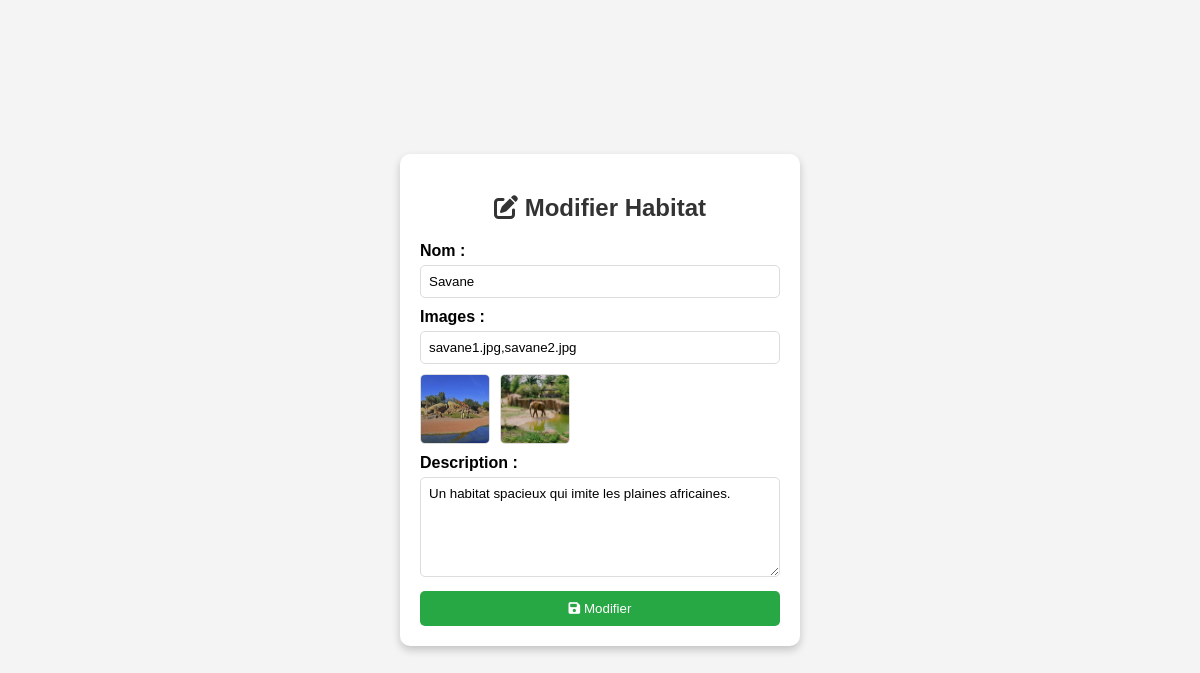
/Crud_habitats/modifier.php?id=1, run on the app's committed database.
### tables this page shows
CREATE TABLE `habitats` (
  `id` int(11) NOT NULL,
  `nom` varchar(100) NOT NULL,
  `images` longtext NOT NULL CHECK (json_valid(`images`)),
  `description` text NOT NULL
);

### Crud_habitats/modifier.php (the view, shortened to what this page needs)
<?php
require_once '../config/config_unv.php';
if (isset($_GET["id"])) {
    $id = $_GET["id"];
    $stmt = $pdo->prepare("SELECT * FROM habitats WHERE id = ?");
    $stmt->execute([$id]);
    $habitat = $stmt->fetch(PDO::FETCH_ASSOC);
}
?>
<!DOCTYPE html>
<html lang="fr">
<head>
    <link rel="stylesheet" href="https://cdnjs.cloudflare.com/ajax/libs/font-awesome/6.4.0/css/all.min.css">
</head>
<body>
<div class="container">
    <h2><i class="fas fa-edit"></i> Modifier Habitat</h2>
    <form method="post">
        <label>Nom :</label>
        <input type="text" name="nom" value="<?= htmlspecialchars($habitat['nom']) ?>" required>
        <label>Images :</label>
        <input type="text" name="images" value="<?= implode(',', json_decode($habitat['images'], true)) ?>" required>
        <div class="image-preview">
            <?php
            $images = json_decode($habitat["images"], true);
            foreach ($images as $image) {
                echo "<img src='../assets/images/$image'>";
            }
            ?>
        </div>
        <label>Description :</label>
        <textarea name="description" required><?= htmlspecialchars($habitat['description']) ?></textarea>
        <button type="submit"><i class="fas fa-save"></i> Modifier</button>
    </form>
</div>
</body>
</html>

### Crud_habitats/modifier.php (style rules this page uses)
* { box-sizing: border-box; font-family: Arial, sans-serif; }
body { background-color: #f4f4f4; display: flex; justify-content: center; align-items: center; height: 100vh; margin: 0; }
.container { background: white; padding: 20px; border-radius: 10px; box-shadow: 0 4px 8px rgba(0, 0, 0, 0.2); max-width: 400px; width: 100%; }
h2 { text-align: center; color: #333; }
label { font-weight: bold; display: block; margin: 10px 0 5px; }
input, textarea { width: 100%; padding: 8px; border: 1px solid #ddd; border-radius: 5px; }
textarea { resize: vertical; height: 100px; }
.image-preview { display: flex; gap: 10px; flex-wrap: wrap; margin-top: 10px; }
.image-preview img { width: 70px; height: 70px; border-radius: 5px; border: 1px solid #ddd; object-fit: cover; }
button { width: 100%; background: #28a745; color: white; padding: 10px; border: none; border-radius: 5px; cursor: pointer; margin-top: 10px; }

### data on the page
habitats: nom "Savane", images "savane1.jpg,savane2.jpg", description "Un habitat spacieux qui imite les plaines africaines."
